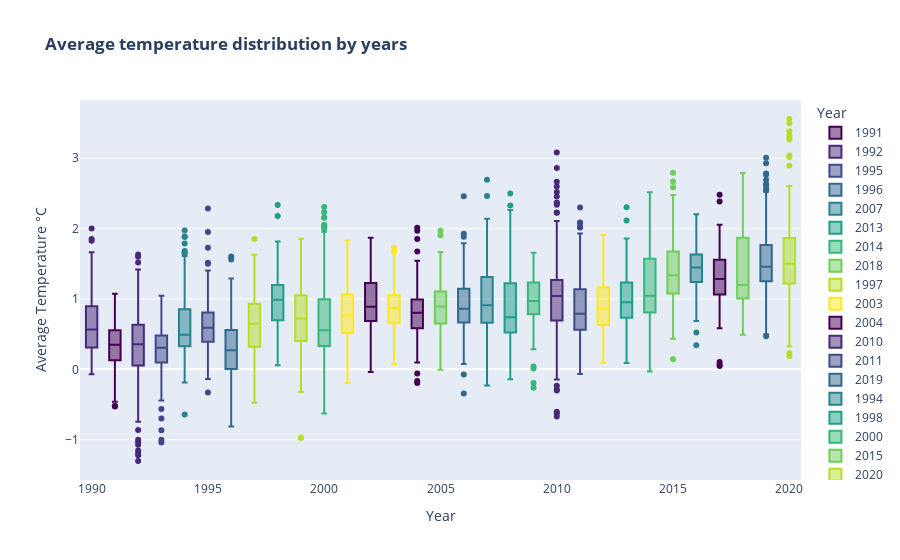

The code cell stored with this chart in its notebook:
### Code cell
fig = px.box(df, x="Year",
             y="Average Temperature °C",
             color="Year",
             color_discrete_sequence=px.colors.sequential.Viridis,
             title='<b>Average temperature distribution by years')
fig.show()

### Figure 1 — Plotly figure (JSON) as saved in the notebook; plotly's stock layout.template omitted (floating-point values rounded to 4 significant figures; data arrays with more than 128 entries replaced by an {"elided": "..."} marker saying what was removed)
{"data": [{"alignmentgroup": "True", "hovertemplate": "Year=%{x}<br>Average Temperature °C=%{y}<extra></extra>", "legendgroup": "1991", "marker": {"color": "#440154"}, "name": "1991", "notched": false, "offsetgroup": "1991", "orientation": "v", "showlegend": true, "type": "box", "x": [1991, 1991, 1991, 1991, 1991, 1991, 1991, 1991, 1991, 1991, 1991, 1991, 1991, 1991, 1991, 1991, 1991, 1991, 1991, 1991, 1991, 1991, 1991, 1991, 1991, 1991, 1991, 1991, 1991, 1991, 1991, 1991, 1991, 1991, 1991, 1991, 1991, 1991, 1991, 1991, 1991, 1991, 1991, 1991, 1991, 1991, 1991, 1991, 1991, 1991, 1991, 1991, 1991, 1991, 1991, 1991, 1991, 1991, 1991, 1991, 1991, 1991, 1991, 1991, 1991, 1991, 1991, 1991, 1991, 1991, 1991, 1991, 1991, 1991, 1991, 1991, 1991, 1991, 1991, 1991, 1991, 1991, 1991, 1991, 1991, 1991, 1991, 1991, 1991, 1991, 1991, 1991, 1991, 1991, 1991, 1991, 1991, 1991, 1991, 1991, 1991, 1991, 1991, 1991, 1991, 1991, 1991, 1991, 1991, 1991, 1991, 1991, 1991, 1991, 1991, 1991, 1991, 1991, 1991, 1991, 1991, 1991, 1991, 1991, 1991, 1991], "x0": " ", "xaxis": "x", "y": [-0.4615, 0.3283, 0.009167, 0.1931, 0.7112, -0.096, 0.08933, 0.7852, 0.4098, 0.6529, 0.5997, 0.4928, -0.09583, 0.5787, -0.061, 0.3756, 0.6128, 0.5568, 0.1542, -0.02417, -0.5157, 0.4117, 0.4309, 0.03967, 0.4774, 0.201, 0.4303, 0.5622, 0.1362, -0.02675, 0.5552, 0.5869, 0.6735, 0.402, -0.04083, 0.3133, 0.08475, 0.2269, 0.4883, 0.3427, 1.073, 0.1289, 0.9053, 0.647, 0.5017, 0.4126, 0.2891, 0.339, 0.3638, -0.5295, 0.6369, 0.7487, 0.5072, -0.2454, 0.6508, 0.7921, 0.1454, 0.8629, 0.03875, 0.6863, 0.1447, 0.332, -0.00475, 0.629, 0.2638, 0.3675, 0.3041, 0.1394, 0.05758, 0.6449, 0.1649, 0.7547, 0.437, 0.4597, 1.024, 0.2687, 0.051, -0.01258, 0.513, 0.8673, 0.1945, 0.04083, 0.2602, 0.5112, 0.9591, 0.3259, -0.115, -0.2213, 0.5124, 0.2551, 0.5557, 0.3336, 0.3558, 0.5529, -0.1795, 0.3781, -0.2671, -0.1272, 0.249, 0.8752, 0.3678, 0.5386, 0.3828, 0.3352, 0.3593, 0.4868, 0.2913, 1.036, 0.05658, 0.3738, 0.2411, 0.7332, -0.03608, 0.2789, 0.1706, 0.7063, 0.266, 0.3362, 0.4816, 0.609, 0.4059, 0.6083, -0.3224, 0.059, 0.04867, 0.07492], "y0": " ", "yaxis": "y"}, {"alignmentgroup": "True", "hovertemplate": "Year=%{x}<br>Average Temperature °C=%{y}<extra></extra>", "legendgroup": "1992", "marker": {"color": "#482878"}, "name": "1992", "notched": false, "offsetgroup": "1992", "orientation": "v", "showlegend": true, "type": "box", "x": {"elided": "141 int values"}, "x0": " ", "xaxis": "x", "y": {"elided": "141 float values"}, "y0": " ", "yaxis": "y"}, {"alignmentgroup": "True", "hovertemplate": "Year=%{x}<br>Average Temperature °C=%{y}<extra></extra>", "legendgroup": "1995", "marker": {"color": "#3e4989"}, "name": "1995", "notched": false, "offsetgroup": "1995", "orientation": "v", "showlegend": true, "type": "box", "x": {"elided": "145 int values"}, "x0": " ", "xaxis": "x", "y": {"elided": "145 float values"}, "y0": " ", "yaxis": "y"}, {"alignmentgroup": "True", "hovertemplate": "Year=%{x}<br>Average Temperature °C=%{y}<extra></extra>", "legendgroup": "1996", "marker": {"color": "#31688e"}, "name": "1996", "notched": false, "offsetgroup": "1996", "orientation": "v", "showlegend": true, "type": "box", "x": {"elided": "145 int values"}, "x0": " ", "xaxis": "x", "y": {"elided": "145 float values"}, "y0": " ", "yaxis": "y"}, {"alignmentgroup": "True", "hovertemplate": "Year=%{x}<br>Average Temperature °C=%{y}<extra></extra>", "legendgroup": "2007", "marker": {"color": "#26828e"}, "name": "2007", "notched": false, "offsetgroup": "2007", "orientation": "v", "showlegend": true, "type": "box", "x": {"elided": "150 int values"}, "x0": " ", "xaxis": "x", "y": {"elided": "150 float values"}, "y0": " ", "yaxis": "y"}, {"alignmentgroup": "True", "hovertemplate": "Year=%{x}<br>Average Temperature °C=%{y}<extra></extra>", "legendgroup": "2013", "marker": {"color": "#1f9e89"}, "name": "2013", "notched": false, "offsetgroup": "2013", "orientation": "v", "showlegend": true, "type": "box", "x": {"elided": "151 int values"}, "x0": " ", "xaxis": "x", "y": {"elided": "151 float values"}, "y0": " ", "yaxis": "y"}, {"alignmentgroup": "True", "hovertemplate": "Year=%{x}<br>Average Temperature °C=%{y}<extra></extra>", "legendgroup": "2014", "marker": {"color": "#35b779"}, "name": "2014", "notched": false, "offsetgroup": "2014", "orientation": "v", "showlegend": true, "type": "box", "x": {"elided": "151 int values"}, "x0": " ", "xaxis": "x", "y": {"elided": "151 float values"}, "y0": " ", "yaxis": "y"}, {"alignmentgroup": "True", "hovertemplate": "Year=%{x}<br>Average Temperature °C=%{y}<extra></extra>", "legendgroup": "2018", "marker": {"color": "#6ece58"}, "name": "2018", "notched": false, "offsetgroup": "2018", "orientation": "v", "showlegend": true, "type": "box", "x": {"elided": "151 int values"}, "x0": " ", "xaxis": "x", "y": {"elided": "151 float values"}, "y0": " ", "yaxis": "y"}, {"alignmentgroup": "True", "hovertemplate": "Year=%{x}<br>Average Temperature °C=%{y}<extra></extra>", "legendgroup": "1997", "marker": {"color": "#b5de2b"}, "name": "1997", "notched": false, "offsetgroup": "1997", "orientation": "v", "showlegend": true, "type": "box", "x": {"elided": "145 int values"}, "x0": " ", "xaxis": "x", "y": {"elided": "145 float values"}, "y0": " ", "yaxis": "y"}, {"alignmentgroup": "True", "hovertemplate": "Year=%{x}<br>Average Temperature °C=%{y}<extra></extra>", "legendgroup": "2003", "marker": {"color": "#fde725"}, "name": "2003", "notched": false, "offsetgroup": "2003", "orientation": "v", "showlegend": true, "type": "box", "x": {"elided": "148 int values"}, "x0": " ", "xaxis": "x", "y": {"elided": "148 float values"}, "y0": " ", "yaxis": "y"}, {"alignmentgroup": "True", "hovertemplate": "Year=%{x}<br>Average Temperature °C=%{y}<extra></extra>", "legendgroup": "2004", "marker": {"color": "#440154"}, "name": "2004", "notched": false, "offsetgroup": "2004", "orientation": "v", "showlegend": true, "type": "box", "x": {"elided": "148 int values"}, "x0": " ", "xaxis": "x", "y": {"elided": "148 float values"}, "y0": " ", "yaxis": "y"}, {"alignmentgroup": "True", "hovertemplate": "Year=%{x}<br>Average Temperature °C=%{y}<extra></extra>", "legendgroup": "2010", "marker": {"color": "#482878"}, "name": "2010", "notched": false, "offsetgroup": "2010", "orientation": "v", "showlegend": true, "type": "box", "x": {"elided": "150 int values"}, "x0": " ", "xaxis": "x", "y": {"elided": "150 float values"}, "y0": " ", "yaxis": "y"}, {"alignmentgroup": "True", "hovertemplate": "Year=%{x}<br>Average Temperature °C=%{y}<extra></extra>", "legendgroup": "2011", "marker": {"color": "#3e4989"}, "name": "2011", "notched": false, "offsetgroup": "2011", "orientation": "v", "showlegend": true, "type": "box", "x": {"elided": "150 int values"}, "x0": " ", "xaxis": "x", "y": {"elided": "150 float values"}, "y0": " ", "yaxis": "y"}, {"alignmentgroup": "True", "hovertemplate": "Year=%{x}<br>Average Temperature °C=%{y}<extra></extra>", "legendgroup": "2019", "marker": {"color": "#31688e"}, "name": "2019", "notched": false, "offsetgroup": "2019", "orientation": "v", "showlegend": true, "type": "box", "x": {"elided": "151 int values"}, "x0": " ", "xaxis": "x", "y": {"elided": "151 float values"}, "y0": " ", "yaxis": "y"}, {"alignmentgroup": "True", "hovertemplate": "Year=%{x}<br>Average Temperature °C=%{y}<extra></extra>", "legendgroup": "1994", "marker": {"color": "#26828e"}, "name": "1994", "notched": false, "offsetgroup": "1994", "orientation": "v", "showlegend": true, "type": "box", "x": {"elided": "144 int values"}, "x0": " ", "xaxis": "x", "y": {"elided": "144 float values"}, "y0": " ", "yaxis": "y"}, {"alignmentgroup": "True", "hovertemplate": "Year=%{x}<br>Average Temperature °C=%{y}<extra></extra>", "legendgroup": "1998", "marker": {"color": "#1f9e89"}, "name": "1998", "notched": false, "offsetgroup": "1998", "orientation": "v", "showlegend": true, "type": "box", "x": {"elided": "145 int values"}, "x0": " ", "xaxis": "x", "y": {"elided": "145 float values"}, "y0": " ", "yaxis": "y"}, {"alignmentgroup": "True", "hovertemplate": "Year=%{x}<br>Average Temperature °C=%{y}<extra></extra>", "legendgroup": "2000", "marker": {"color": "#35b779"}, "name": "2000", "notched": false, "offsetgroup": "2000", "orientation": "v", "showlegend": true, "type": "box", "x": {"elided": "147 int values"}, "x0": " ", "xaxis": "x", "y": {"elided": "147 float values"}, "y0": " ", "yaxis": "y"}, {"alignmentgroup": "True", "hovertemplate": "Year=%{x}<br>Average Temperature °C=%{y}<extra></extra>", "legendgroup": "2015", "marker": {"color": "#6ece58"}, "name": "2015", "notched": false, "offsetgroup": "2015", "orientation": "v", "showlegend": true, "type": "box", "x": {"elided": "151 int values"}, "x0": " ", "xaxis": "x", "y": {"elided": "151 float values"}, "y0": " ", "yaxis": "y"}, {"alignmentgroup": "True", "hovertemplate": "Year=%{x}<br>Average Temperature °C=%{y}<extra></extra>", "legendgroup": "2020", "marker": {"color": "#b5de2b"}, "name": "2020", "notched": false, "offsetgroup": "2020", "orientation": "v", "showlegend": true, "type": "box", "x": {"elided": "151 int values"}, "x0": " ", "xaxis": "x", "y": {"elided": "151 float values"}, "y0": " ", "yaxis": "y"}, {"alignmentgroup": "True", "hovertemplate": "Year=%{x}<br>Average Temperature °C=%{y}<extra></extra>", "legendgroup": "2001", "marker": {"color": "#fde725"}, "name": "2001", "notched": false, "offsetgroup": "2001", "orientation": "v", "showlegend": true, "type": "box", "x": {"elided": "147 int values"}, "x0": " ", "xaxis": "x", "y": {"elided": "147 float values"}, "y0": " ", "yaxis": "y"}, {"alignmentgroup": "True", "hovertemplate": "Year=%{x}<br>Average Temperature °C=%{y}<extra></extra>", "legendgroup": "2002", "marker": {"color": "#440154"}, "name": "2002", "notched": false, "offsetgroup": "2002", "orientation": "v", "showlegend": true, "type": "box", "x": {"elided": "148 int values"}, "x0": " ", "xaxis": "x", "y": {"elided": "148 float values"}, "y0": " ", "yaxis": "y"}, {"alignmentgroup": "True", "hovertemplate": "Year=%{x}<br>Average Temperature °C=%{y}<extra></extra>", "legendgroup": "1990", "marker": {"color": "#482878"}, "name": "1990", "notched": false, "offsetgroup": "1990", "orientation": "v", "showlegend": true, "type": "box", "x": [1990, 1990, 1990, 1990, 1990, 1990, 1990, 1990, 1990, 1990, 1990, 1990, 1990, 1990, 1990, 1990, 1990, 1990, 1990, 1990, 1990, 1990, 1990, 1990, 1990, 1990, 1990, 1990, 1990, 1990, 1990, 1990, 1990, 1990, 1990, 1990, 1990, 1990, 1990, 1990, 1990, 1990, 1990, 1990, 1990, 1990, 1990, 1990, 1990, 1990, 1990, 1990, 1990, 1990, 1990, 1990, 1990, 1990, 1990, 1990, 1990, 1990, 1990, 1990, 1990, 1990, 1990, 1990, 1990, 1990, 1990, 1990, 1990, 1990, 1990, 1990, 1990, 1990, 1990, 1990, 1990, 1990, 1990, 1990, 1990, 1990, 1990, 1990, 1990, 1990, 1990, 1990, 1990, 1990, 1990, 1990, 1990, 1990, 1990, 1990, 1990, 1990, 1990, 1990, 1990, 1990, 1990, 1990, 1990, 1990, 1990, 1990, 1990, 1990, 1990, 1990, 1990, 1990, 1990, 1990, 1990, 1990, 1990], "x0": " ", "xaxis": "x", "y": [0.7358, 0.6767, 1.006, 0.3301, 0.8957, -0.0685, 0.6261, 1.069, 0.3225, 0.2152, 0.6747, 0.8685, 0.4378, 0.0555, 0.7358, -0.01217, 0.6916, 1.365, 0.4972, 0.3991, 0.2945, 0.7575, 0.1675, 0.8403, 0.2974, 0.5655, 0.8419, 1.853, 0.1393, 0.5611, 0.6313, 0.1693, 1.114, 0.3792, 0.4824, 1.294, 1.663, 1.339, 0.1119, 0.1937, 0.02191, 0.9017, 0.47, 0.5102, 0.3158, 0.4293, 0.5612, 0.2347, 0.3603, 0.6741, 0.6992, 0.6222, 0.3347, 0.9603, 0.9863, 0.1501, -0.03275, 0.6977, 0.096, 0.9119, 0.5959, 0.07892, 0.8287, 1.221, 0.1953, 0.5658, 0.1939, 0.8572, -0.06042, 0.6818, 0.5603, 0.2306, 0.9964, 0.3931, 1.278, 0.399, 1.432, 1.178, 0.2721, 0.06558, 1.461, 0.622, 0.4149, 0.8114, 1.829, 0.4693, 0.2985, 0.3163, 0.4221, 0.4509, 1.602, 1.088, 0.2945, 1.173, 0.5843, 1.099, 0.2355, 0.156, 1.17, 0.5693, 0.3087, 0.5479, 1.1, 0.4465, 2.003, 0.3172, 1.174, 0.6983, 0.3525, 0.6538, 1.074, 0.2142, 0.2968, 0.7336, 0.2156, 0.412, 1.025, 0.3137, 1.158, 0.4749, 0.8975, 0.7653, 0.5846], "y0": " ", "yaxis": "y"}, {"alignmentgroup": "True", "hovertemplate": "Year=%{x}<br>Average Temperature °C=%{y}<extra></extra>", "legendgroup": "1993", "marker": {"color": "#3e4989"}, "name": "1993", "notched": false, "offsetgroup": "1993", "orientation": "v", "showlegend": true, "type": "box", "x": {"elided": "142 int values"}, "x0": " ", "xaxis": "x", "y": {"elided": "142 float values"}, "y0": " ", "yaxis": "y"}, {"alignmentgroup": "True", "hovertemplate": "Year=%{x}<br>Average Temperature °C=%{y}<extra></extra>", "legendgroup": "2006", "marker": {"color": "#31688e"}, "name": "2006", "notched": false, "offsetgroup": "2006", "orientation": "v", "showlegend": true, "type": "box", "x": {"elided": "150 int values"}, "x0": " ", "xaxis": "x", "y": {"elided": "150 float values"}, "y0": " ", "yaxis": "y"}, {"alignmentgroup": "True", "hovertemplate": "Year=%{x}<br>Average Temperature °C=%{y}<extra></extra>", "legendgroup": "2016", "marker": {"color": "#26828e"}, "name": "2016", "notched": false, "offsetgroup": "2016", "orientation": "v", "showlegend": true, "type": "box", "x": {"elided": "151 int values"}, "x0": " ", "xaxis": "x", "y": {"elided": "151 float values"}, "y0": " ", "yaxis": "y"}, {"alignmentgroup": "True", "hovertemplate": "Year=%{x}<br>Average Temperature °C=%{y}<extra></extra>", "legendgroup": "2008", "marker": {"color": "#1f9e89"}, "name": "2008", "notched": false, "offsetgroup": "2008", "orientation": "v", "showlegend": true, "type": "box", "x": {"elided": "150 int values"}, "x0": " ", "xaxis": "x", "y": {"elided": "150 float values"}, "y0": " ", "yaxis": "y"}, {"alignmentgroup": "True", "hovertemplate": "Year=%{x}<br>Average Temperature °C=%{y}<extra></extra>", "legendgroup": "2009", "marker": {"color": "#35b779"}, "name": "2009", "notched": false, "offsetgroup": "2009", "orientation": "v", "showlegend": true, "type": "box", "x": {"elided": "150 int values"}, "x0": " ", "xaxis": "x", "y": {"elided": "150 float values"}, "y0": " ", "yaxis": "y"}, {"alignmentgroup": "True", "hovertemplate": "Year=%{x}<br>Average Temperature °C=%{y}<extra></extra>", "legendgroup": "2005", "marker": {"color": "#6ece58"}, "name": "2005", "notched": false, "offsetgroup": "2005", "orientation": "v", "showlegend": true, "type": "box", "x": {"elided": "148 int values"}, "x0": " ", "xaxis": "x", "y": {"elided": "148 float values"}, "y0": " ", "yaxis": "y"}, {"alignmentgroup": "True", "hovertemplate": "Year=%{x}<br>Average Temperature °C=%{y}<extra></extra>", "legendgroup": "1999", "marker": {"color": "#b5de2b"}, "name": "1999", "notched": false, "offsetgroup": "1999", "orientation": "v", "showlegend": true, "type": "box", "x": {"elided": "145 int values"}, "x0": " ", "xaxis": "x", "y": {"elided": "145 float values"}, "y0": " ", "yaxis": "y"}, {"alignmentgroup": "True", "hovertemplate": "Year=%{x}<br>Average Temperature °C=%{y}<extra></extra>", "legendgroup": "2012", "marker": {"color": "#fde725"}, "name": "2012", "notched": false, "offsetgroup": "2012", "orientation": "v", "showlegend": true, "type": "box", "x": {"elided": "151 int values"}, "x0": " ", "xaxis": "x", "y": {"elided": "151 float values"}, "y0": " ", "yaxis": "y"}, {"alignmentgroup": "True", "hovertemplate": "Year=%{x}<br>Average Temperature °C=%{y}<extra></extra>", "legendgroup": "2017", "marker": {"color": "#440154"}, "name": "2017", "notched": false, "offsetgroup": "2017", "orientation": "v", "showlegend": true, "type": "box", "x": {"elided": "151 int values"}, "x0": " ", "xaxis": "x", "y": {"elided": "151 float values"}, "y0": " ", "yaxis": "y"}], "layout": {"boxmode": "overlay", "legend": {"title": {"text": "Year"}, "tracegroupgap": 0}, "title": {"text": "<b>Average temperature distribution by years"}, "xaxis": {"anchor": "y", "categoryarray": [1991, 1992, 1995, 1996, 2007, 2013, 2014, 2018, 1997, 2003, 2004, 2010, 2011, 2019, 1994, 1998, 2000, 2015, 2020, 2001, 2002, 1990, 1993, 2006, 2016, 2008, 2009, 2005, 1999, 2012, 2017], "categoryorder": "array", "domain": [0, 1], "title": {"text": "Year"}}, "yaxis": {"anchor": "x", "domain": [0, 1], "title": {"text": "Average Temperature °C"}}}}
